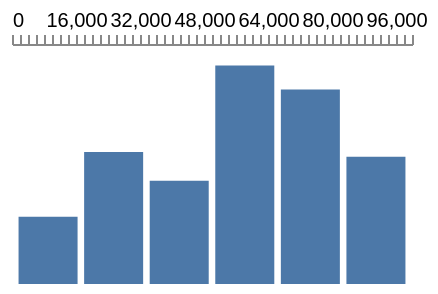

Vega-Lite specification stored for this chart:
### Vega specification from a JSON file in a GitHub repository (floating-point values rounded to 4 significant figures)
{"width": 200, "height": 120, "padding": 5, "data": [{"name": "t", "values": [{"a": "Alpha", "b": 28, "c": "x", "d": 1}, {"a": "Bravo", "b": 55, "c": "y", "d": 2}, {"a": "Charlie", "b": 43, "c": "x", "d": 3}, {"a": "Delta", "b": 91, "c": "z", "d": 4}, {"a": "Echo", "b": 81, "c": "y", "d": 5}, {"a": "Foxtrot", "b": 53, "c": "z", "d": 6}]}], "scales": [{"name": "x", "type": "band", "domain": {"data": "t", "field": "a"}, "range": "width", "padding": 0.1}, {"name": "y", "type": "linear", "domain": {"data": "t", "field": "b"}, "range": "height", "nice": true}, {"name": "color", "type": "ordinal", "domain": {"data": "t", "field": "c"}, "range": {"scheme": "category10"}}, {"name": "ramp", "type": "linear", "domain": {"data": "t", "field": "d"}, "range": {"scheme": "blues"}}, {"name": "size", "type": "linear", "domain": {"data": "t", "field": "b"}, "range": [10, 200]}, {"name": "shape", "type": "ordinal", "domain": {"data": "t", "field": "c"}, "range": "symbol"}, {"name": "quant", "type": "quantize", "domain": [0, 100], "range": {"scheme": "greens", "count": 4}}, {"name": "many", "type": "linear", "domain": [0, 100000], "range": "width"}], "marks": [{"type": "rect", "from": {"data": "t"}, "encode": {"enter": {"x": {"scale": "x", "field": "a"}, "width": {"scale": "x", "band": 1}, "y": {"scale": "y", "field": "b"}, "y2": {"scale": "y", "value": 0}}}}], "axes": [{"orient": "top", "scale": "many", "tickCount": 40, "labelOverlap": "parity", "labelFlush": 3}]}
